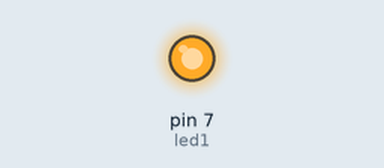
A sketch run on a simulated Arduino Uno, built with avr-gcc and run on an emulated ATmega328P. On the bench: output pins drawn as LEDs (lit = HIGH).

Above: at 1.0 s.
At 3.0 s:
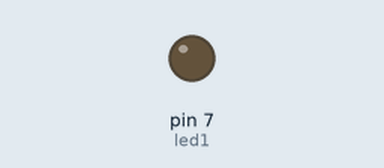
Timing chart, 0 to 5.2 s (numbered marks = the images above):
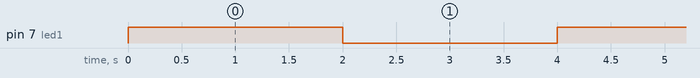

The sketch:

blink_led_code.ino
```cpp
int led1=7;
void setup()
{
  // PinMode(pin,mode);
  pinMode(7,OUTPUT);

}
void loop()
{
  digitalWrite(led1,HIGH);
  delay(2000);
  digitalWrite(led1,LOW);
  delay(2000);
}
```

Measured:
- by itself, pin 7 (led1): alternates HIGH for 2.0 s and LOW for 2.0 s
